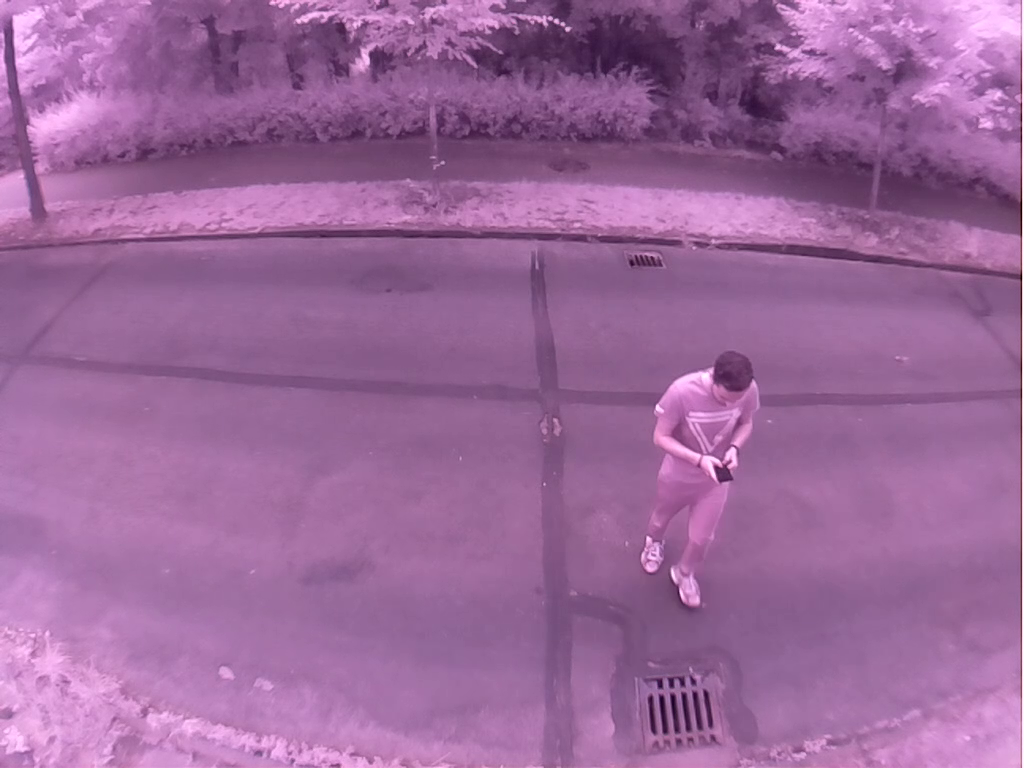
#> input picture scene_images/lamp_pole_1_2.png, 1024 x 768 px
$ python 'get_optimal_camera matrix.py'
#> lines starting #> are read from the running program, lines starting #| are printed output that depends on the picture; long printed decimals are rounded
# Created by Ivan Matveev at 01.07.20
# E-mail: ivan.matveev@hs-anhalt.de

# Find the camera matrix which can provide sufficient AOVs based on OpenCV calibration matrix

import cv2
import matplotlib.pyplot as plt
import numpy as np


def calc_sens_dim(f_px, fmm, img_res):
    def calc(fmm, res, fpx):
        return fmm * res / fpx

    fxpx, fypx = f_px
    return calc(fmm, img_res[0], fxpx), calc(fmm, img_res[1], fypx)


cam_param = {'rpi': {'mtx': np.array([[602.17434328, 0., 511.32476428],   # Optical center was corrected manually
                                      [0., 601.27444228, 334.8572872],
                                      [0., 0., 1.]]),
                     'base_res': (1024, 768),
                     'dist': np.array([[-0.321267, 0.11775163, 0.00091285, 0.0007689, -0.02101163]]),
                     'image': 'scene_images/lamp_pole_1_2.png'},

             'hd_3000': {'mtx':  np.array([[693.38863768, 0., 339.53274061],
                                          [0., 690.71040995, 236.18033069],
                                          [0., 0., 1.]]),
                         'base_res': (640, 480),
                         'dist': np.array([[0.21584076, -1.58033256, -0.00369491,  0.00366677,  2.94284061]])}}


camera = cam_param['rpi']

intrinsic = camera['mtx']
dist = camera['dist']
image_path = camera['image']

image = cv2.imread(image_path, 0)
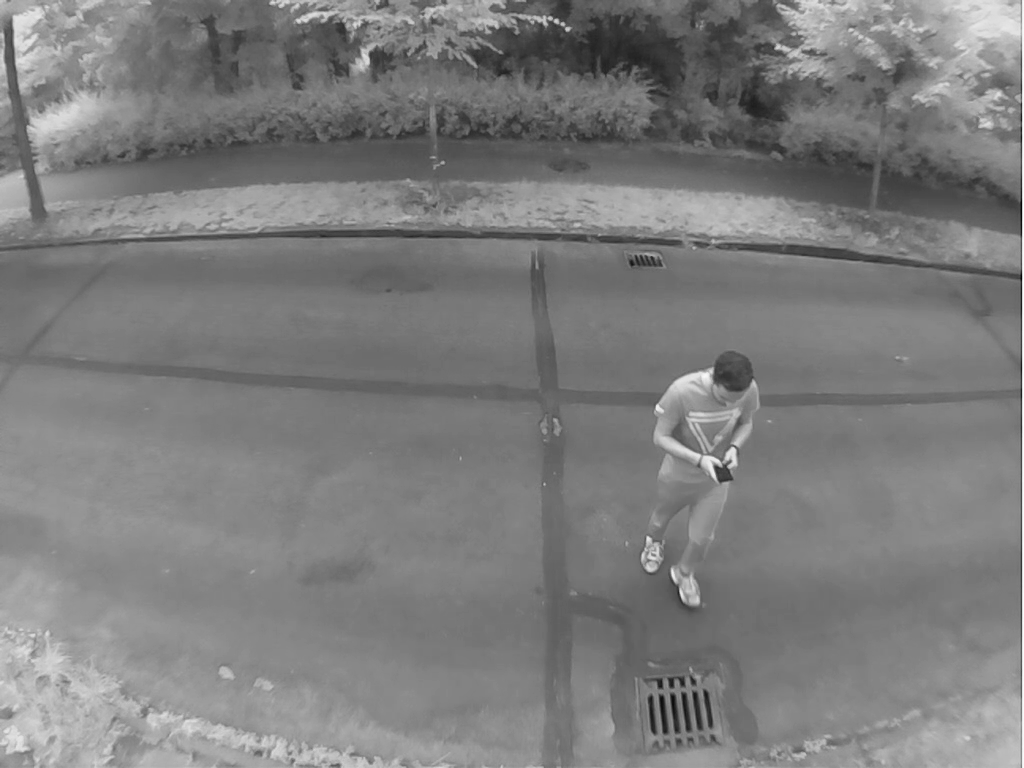
#> image: shape (768, 1024); min 3, max 255, mean 124.8

h, w = image.shape[: 2]
#> h = 768; w = 1024
newcameramtx, roi = cv2.getOptimalNewCameraMatrix(intrinsic, dist, (w, h), 0.5, (w, h))
#> roi = (124, 76, 790, 623)
dst = cv2.undistort(image, intrinsic, dist, None, newcameramtx)
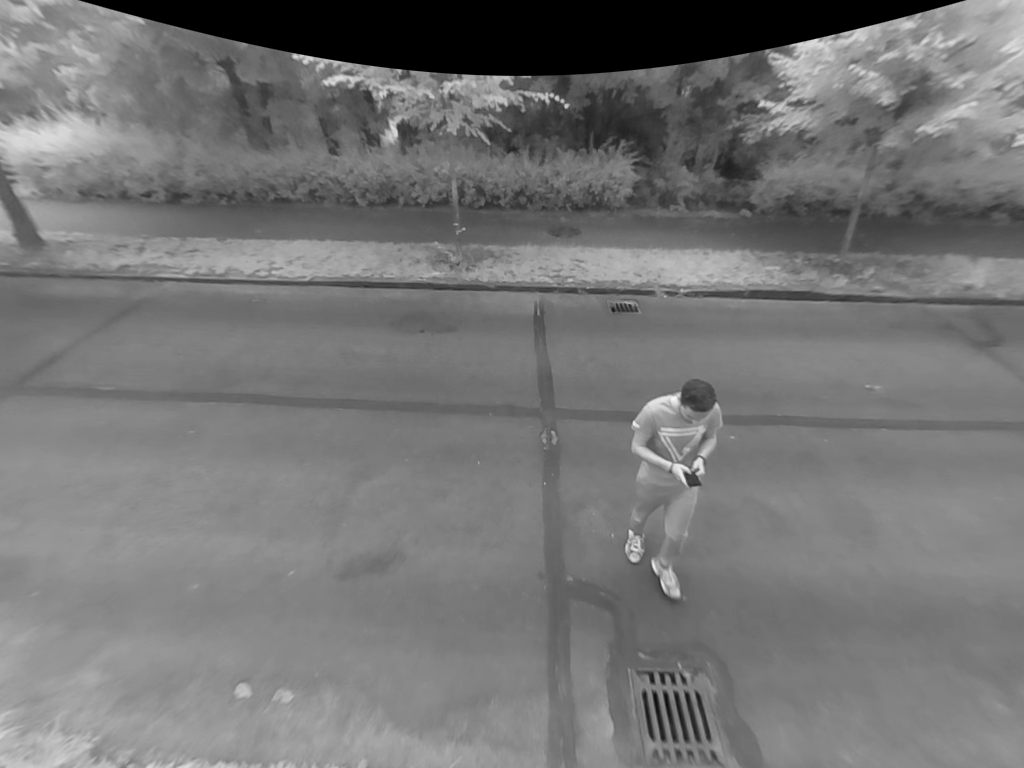
#> dst: shape (768, 1024); min 0, max 248, mean 117.2

# plt.imshow(dst, cmap='gray', vmin=0, vmax=255)
# plt.show()

cv2.imwrite('scene_images/lamp_pole_opt_mtx_2.png', dst)
print(newcameramtx)
#| [[465.070   0.         518.471]
#|  [  0.         463.001 365.968]
#|  [  0.           0.           1.        ]]

fx_px, fy_px = newcameramtx[0][0], newcameramtx[1][1]
#> fx_px = 465.1; fy_px = 463
fl_mm = 2.2
img_res = camera['base_res']
sens_dim = calc_sens_dim((fx_px, fy_px), fl_mm, img_res)
#> sens_dim = (4.84, 3.65)
print(sens_dim)
#| (4.844, 3.649)

$ run again, with scene_images/lamp_pole_opt_mtx_1.png copied over scene_images/lamp_pole_1_2.png
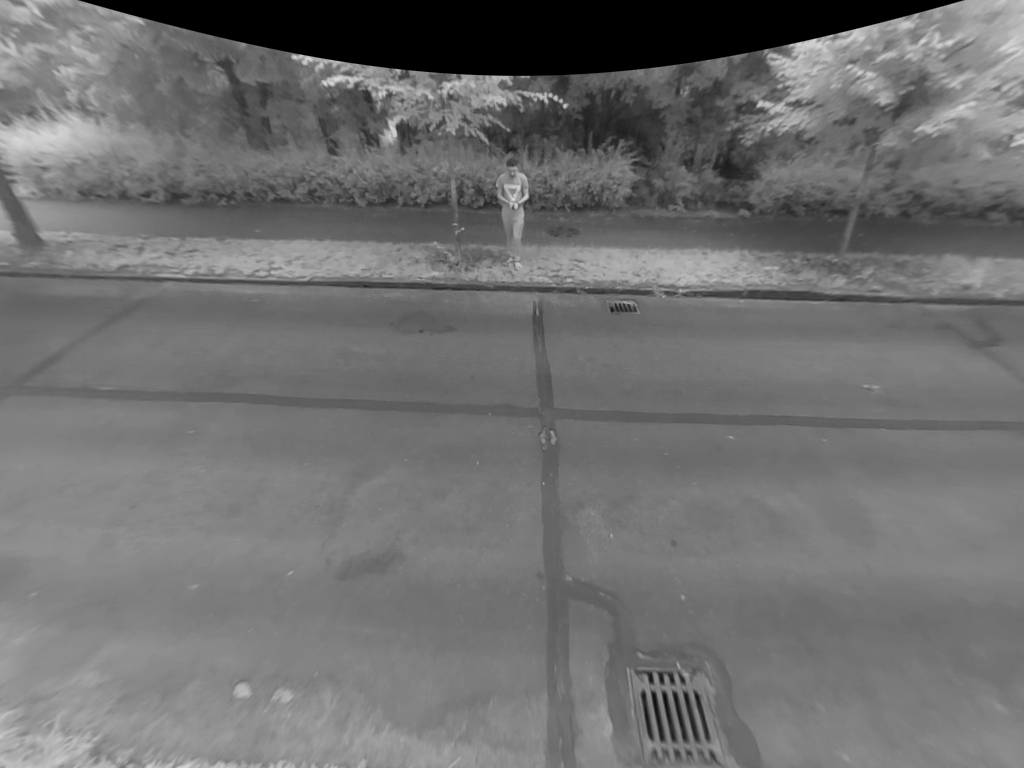
#> input picture scene_images/lamp_pole_opt_mtx_1.png, 1024 x 768 px
#> image is the input picture: shape (768, 1024); min 0, max 223, mean 111.6
#> `dst = cv2.undistort(image, intrinsic, dist, None, newcameramtx)`:
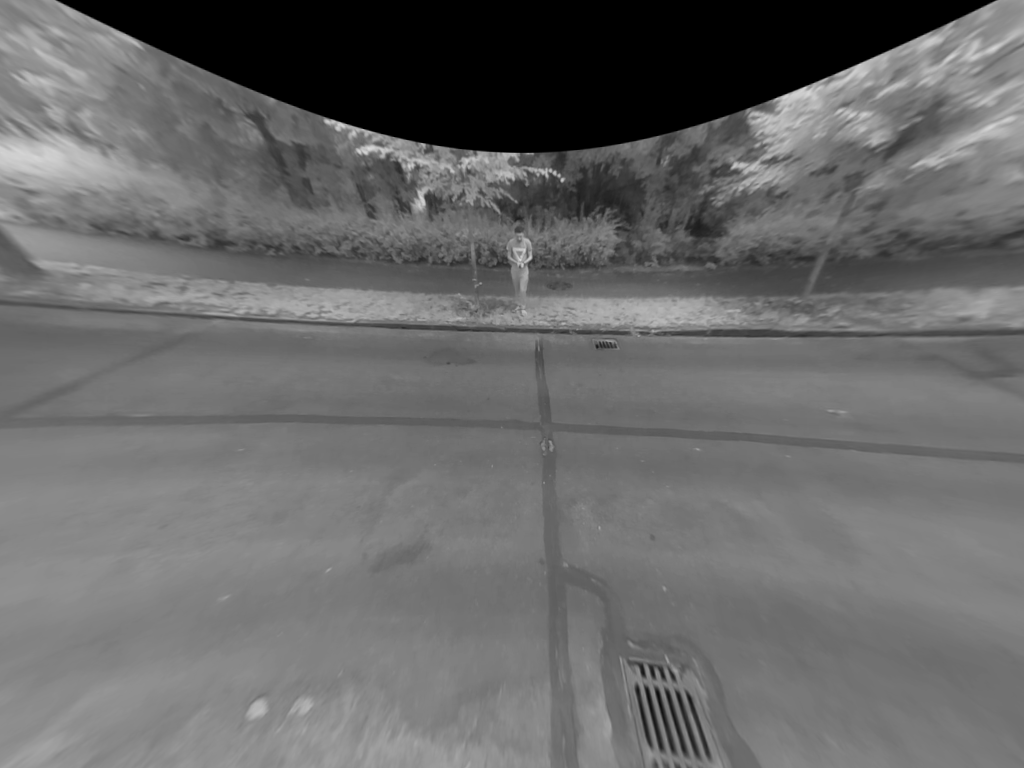
#> dst: shape (768, 1024); min 0, max 218, mean 105.1
#| [[465.070   0.         518.471]
#|  [  0.         463.001 365.968]
#|  [  0.           0.           1.        ]]
#| (4.844, 3.649)
